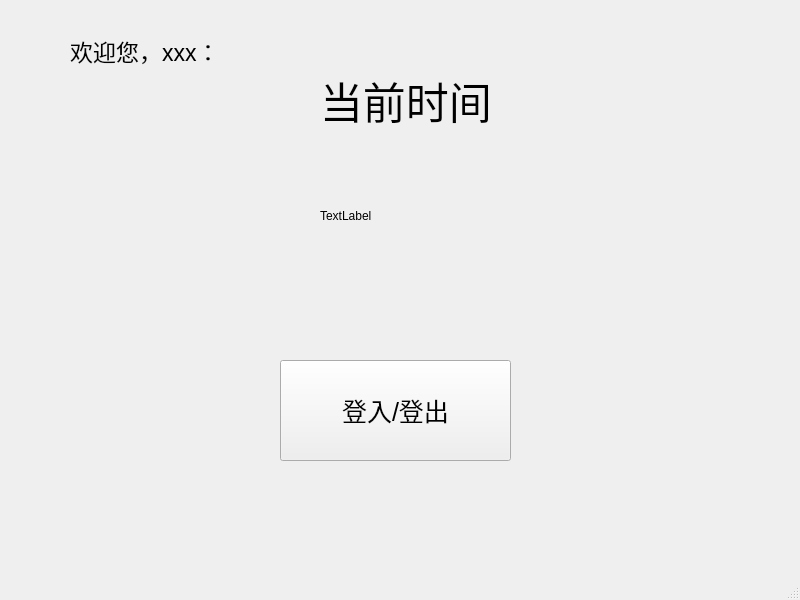
<?xml version="1.0" encoding="UTF-8"?>
<ui version="4.0">
 <class>MainWindow</class>
 <widget class="QMainWindow" name="MainWindow">
  <property name="geometry">
   <rect>
    <x>0</x>
    <y>0</y>
    <width>800</width>
    <height>600</height>
   </rect>
  </property>
  <property name="windowTitle">
   <string>MainWindow</string>
  </property>
  <widget class="QWidget" name="centralwidget">
   <widget class="QLabel" name="label">
    <property name="geometry">
     <rect>
      <x>70</x>
      <y>20</y>
      <width>281</width>
      <height>61</height>
     </rect>
    </property>
    <property name="font">
     <font>
      <pointsize>17</pointsize>
     </font>
    </property>
    <property name="text">
     <string>欢迎您，xxx：</string>
    </property>
   </widget>
   <widget class="QLabel" name="label_2">
    <property name="geometry">
     <rect>
      <x>320</x>
      <y>70</y>
      <width>201</width>
      <height>61</height>
     </rect>
    </property>
    <property name="font">
     <font>
      <pointsize>32</pointsize>
     </font>
    </property>
    <property name="text">
     <string>当前时间</string>
    </property>
   </widget>
   <widget class="QLabel" name="label_3">
    <property name="geometry">
     <rect>
      <x>320</x>
      <y>160</y>
      <width>331</width>
      <height>111</height>
     </rect>
    </property>
    <property name="text">
     <string>TextLabel</string>
    </property>
   </widget>
   <widget class="QPushButton" name="pushButton">
    <property name="geometry">
     <rect>
      <x>280</x>
      <y>360</y>
      <width>231</width>
      <height>101</height>
     </rect>
    </property>
    <property name="font">
     <font>
      <pointsize>19</pointsize>
     </font>
    </property>
    <property name="text">
     <string>登入/登出</string>
    </property>
   </widget>
  </widget>
  <widget class="QMenuBar" name="menubar">
   <property name="geometry">
    <rect>
     <x>0</x>
     <y>0</y>
     <width>800</width>
     <height>37</height>
    </rect>
   </property>
  </widget>
  <widget class="QStatusBar" name="statusbar"/>
 </widget>
 <resources/>
 <connections/>
</ui>
